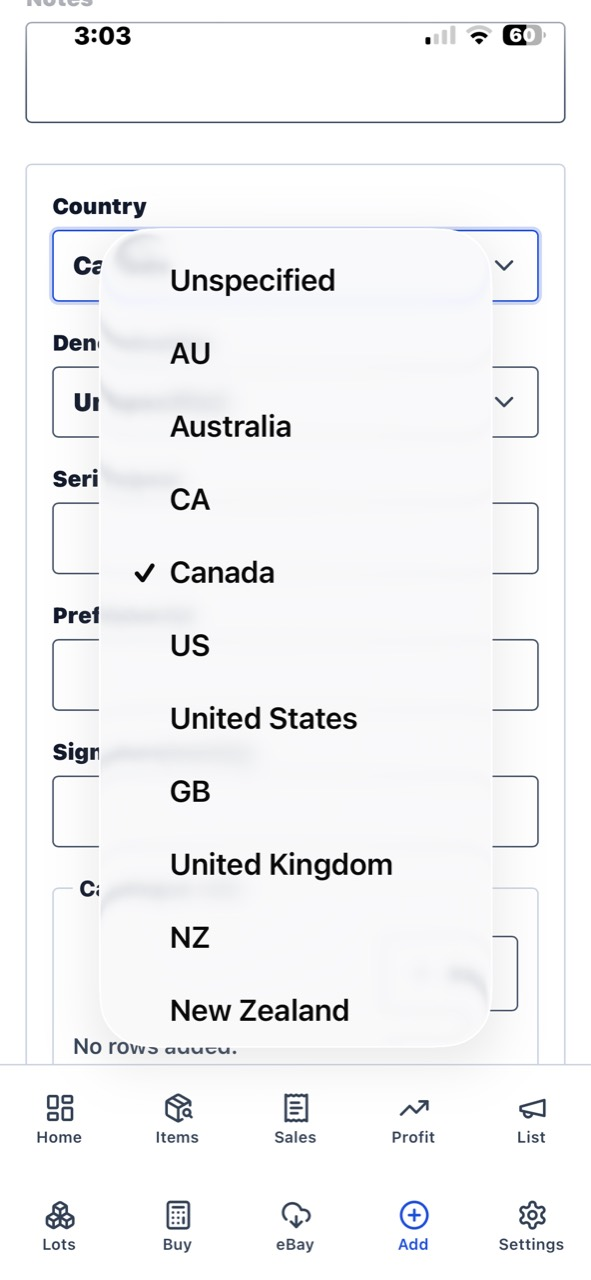
#> input picture evidence/sprint23/round2-add-country-picker-open.jpg, 591 x 1280 px
$ python -i fixup.py   (imports and definitions only)
#> lines starting #> are read from the running program, lines starting #| are printed output that depends on the picture
from __future__ import annotations

from dataclasses import dataclass
from io import BytesIO
import importlib.util
import math
import uuid

from django.conf import settings
from django.core.exceptions import ValidationError
from django.db import transaction
from PIL import Image, ImageEnhance, ImageOps, ImageStat, UnidentifiedImageError

from apps.photos.models import PhotoAsset, PhotoDerivative
from apps.photos.services import MediaService
from integrations.storage import LocalFileStorageAdapter


PHOTO_FIXUP_OPERATIONS = [
    "exif_orientation",
    "conservative_autocrop",
    "straighten_rotate",
    "gray_world_white_balance",
    "gentle_auto_levels",
    "local_background_cleanup",
]
PROHIBITED_PHOTO_FIXUP_STEPS = [
    "generative_fill",
    "retouch",
    "beautify",
    "scratch_removal",
    "wear_removal",
    "condition_smoothing",
    "shine_boost",
    "gloss_boost",
]


@dataclass(frozen=True)
class PipelineResult:
    image: Image.Image
    operations: list[dict]
    background_mode: str


class LocalPhotoFixupPipeline:
    """Conservative local-only photo cleanup for user-owned images."""

    pipeline_version = "sprint17-local-v1"

    def run(self, image: Image.Image, parameters: dict | None = None) -> PipelineResult:
        parameters = self._normalise_parameters(parameters or {})
        operations: list[dict] = []

        current = ImageOps.exif_transpose(image).convert("RGB")
        operations.append({"name": "exif_orientation", "mode": "local"})

        current = self._rotate(current, parameters["rotate_degrees"])
        operations.append(
            {
                "name": "straighten_rotate",
                "degrees": parameters["rotate_degrees"],
                "mode": "manual" if parameters["rotate_degrees"] else "conservative_noop",
            }
        )

        before_size = current.size
        current, crop_box = self._autocrop(current)
        operations.append(
            {
                "name": "conservative_autocrop",
                "before_size": before_size,
                "after_size": current.size,
                "crop_box": crop_box,
            }
        )

        current = self._copy_with_longest_side(current, 2000)
        current, white_balance = self._white_balance(current)
        operations.append({"name": "gray_world_white_balance", **white_balance})

        current = self._gentle_levels(
            current,
            exposure_delta=parameters["exposure_delta"],
            contrast_delta=parameters["contrast_delta"],
        )
        operations.append(
            {
                "name": "gentle_auto_levels",
                "exposure_delta": parameters["exposure_delta"],
                "contrast_delta": parameters["contrast_delta"],
            }
        )

        current, background_mode = self._background_cleanup(current)
        operations.append({"name": "local_background_cleanup", "mode": background_mode})

        return PipelineResult(
            image=current,
            operations=operations,
            background_mode=background_mode,
        )

    def _normalise_parameters(self, parameters: dict) -> dict:
        return {
            "rotate_degrees": self._clamp_float(parameters.get("rotate_degrees", 0), -12, 12),
            "exposure_delta": self._clamp_float(parameters.get("exposure_delta", 0), -0.25, 0.25),
            "contrast_delta": self._clamp_float(parameters.get("contrast_delta", 0), -0.2, 0.2),
        }

    def _clamp_float(self, value, low: float, high: float) -> float:
        try:
            numeric = float(value)
        except (TypeError, ValueError):
            numeric = 0.0
        if not math.isfinite(numeric):
            numeric = 0.0
        return max(low, min(high, numeric))

    def _rotate(self, image: Image.Image, degrees: float) -> Image.Image:
        if abs(degrees) < 0.05:
            return image
        return image.rotate(degrees, resample=Image.Resampling.BICUBIC, expand=True, fillcolor="white")

    def _autocrop(self, image: Image.Image) -> tuple[Image.Image, tuple[int, int, int, int] | None]:
        bbox = self._foreground_bbox(image)
        if bbox is None:
            return image, None
        left, top, right, bottom = bbox
        width, height = image.size
        if left <= 1 and top <= 1 and right >= width - 1 and bottom >= height - 1:
            return image, None
        cropped = image.crop((left, top, right, bottom))
        if cropped.width < width * 0.35 or cropped.height < height * 0.35:
            return image, None
        return cropped, (left, top, right, bottom)

    def _foreground_bbox(self, image: Image.Image) -> tuple[int, int, int, int] | None:
        sample = image.copy()
        sample.thumbnail((500, 500))
        scale_x = image.width / sample.width
        scale_y = image.height / sample.height
        bg = self._corner_average(sample)
        mask = bytearray()
        for red, green, blue in sample.getdata():
            distance = abs(red - bg[0]) + abs(green - bg[1]) + abs(blue - bg[2])
            mask.append(255 if distance > 42 else 0)
        bbox = Image.frombytes("L", sample.size, bytes(mask)).getbbox()
        if bbox is None:
            return None
        margin_x = max(8, int(image.width * 0.04))
        margin_y = max(8, int(image.height * 0.04))
        left = max(0, int(bbox[0] * scale_x) - margin_x)
        top = max(0, int(bbox[1] * scale_y) - margin_y)
        right = min(image.width, int(math.ceil(bbox[2] * scale_x)) + margin_x)
        bottom = min(image.height, int(math.ceil(bbox[3] * scale_y)) + margin_y)
        return left, top, right, bottom

    def _corner_average(self, image: Image.Image) -> tuple[int, int, int]:
        width, height = image.size
        size = max(4, min(width, height, 32))
        boxes = [
            (0, 0, size, size),
            (width - size, 0, width, size),
            (0, height - size, size, height),
            (width - size, height - size, width, height),
        ]
        totals = [0.0, 0.0, 0.0]
        count = 0
        for box in boxes:
            stat = ImageStat.Stat(image.crop(box))
            for index, mean in enumerate(stat.mean[:3]):
                totals[index] += mean
            count += 1
        return tuple(int(round(total / count)) for total in totals)

    def _copy_with_longest_side(self, image: Image.Image, max_side: int) -> Image.Image:
        copy = image.copy()
        copy.thumbnail((max_side, max_side))
        return copy

    def _white_balance(self, image: Image.Image) -> tuple[Image.Image, dict]:
        stat = ImageStat.Stat(image)
        means = stat.mean[:3]
        gray = sum(means) / 3
        scales = [max(0.92, min(1.08, gray / mean)) if mean else 1.0 for mean in means]
        channels = []
        for channel, scale in zip(image.split(), scales, strict=True):
            channels.append(channel.point(lambda value, s=scale: max(0, min(255, int(value * s)))))
        return Image.merge("RGB", channels), {
            "scales": [round(scale, 4) for scale in scales],
        }

    def _gentle_levels(
        self,
        image: Image.Image,
        *,
        exposure_delta: float,
        contrast_delta: float,
    ) -> Image.Image:
        current = ImageOps.autocontrast(image, cutoff=0.5)
        current = ImageEnhance.Brightness(current).enhance(1.0 + exposure_delta)
        current = ImageEnhance.Contrast(current).enhance(1.04 + contrast_delta)
        return current

    def _background_cleanup(self, image: Image.Image) -> tuple[Image.Image, str]:
        probe = LocalBackgroundModelProbe()
        if probe.available():
            return image, "offline_model_available_not_configured"
        bg = self._corner_average(image)
        cleaned = image.copy()
        pixels = []
        for red, green, blue in cleaned.getdata():
            distance = abs(red - bg[0]) + abs(green - bg[1]) + abs(blue - bg[2])
            bright = (red + green + blue) / 3
            if distance < 58 and bright > 150:
                pixels.append((255, 255, 255))
            else:
                pixels.append((red, green, blue))
        cleaned.putdata(pixels)
        return cleaned, "local_threshold_fallback"


class LocalBackgroundModelProbe:
    def available(self) -> bool:
        model_path = getattr(settings, "PHOTO_FIXUP_BACKGROUND_MODEL_PATH", "")
        return bool(
            model_path
            and importlib.util.find_spec("onnxruntime")
            and importlib.util.find_spec("rembg")
        )


# [143 lines that did not run here, left out]

>>> from PIL import Image
>>> picture = Image.open('../../../evidence/sprint23/round2-add-country-picker-open.jpg')
#> picture is the input picture: PIL image 591x1280 RGB; mean R, G, B 243.4, 243.8, 244.9
>>> result = LocalPhotoFixupPipeline().run(picture)
#> in _foreground_bbox, `sample.thumbnail((500, 500))`:
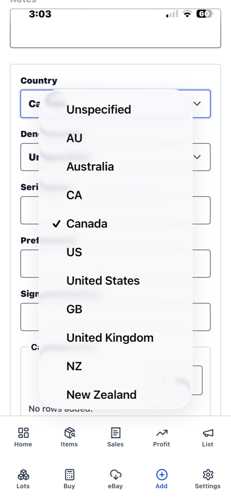
#> sample: PIL image 231x500 RGB; mean R, G, B 243.3, 243.7, 244.8
#> after the loop in _corner_average, `for box in boxes:`: count = 4; totals = [963.6, 966, 969.3]
#> in _foreground_bbox, `bg = self._corner_average(sample)`: bg = (241, 242, 242)
#> the loop in _foreground_bbox, `for red, green, blue in sample.getdata():` made 115500 passes
#> (red, green, blue, distance) on passes 1 to 3: (255, 255, 255, 40), (255, 255, 255, 40), (255, 255, 255, 40)
#> in _foreground_bbox, `bbox = Image.frombytes("L", sample.size, bytes(mask)).getbbox()`: bbox = (9, 0, 222, 490)
#> in _foreground_bbox, `left = max(0, int(bbox[0] * scale_x) - margin_x)`: left = 0
#> in _foreground_bbox, `right = min(image.width, int(math.ceil(bbox[2] * scale_x)) + margin_x)`: right = 591
#> in _foreground_bbox, `bottom = min(image.height, int(math.ceil(bbox[3] * scale_y)) + margin_y)`: bottom = 1280
#> in _autocrop, `bbox = self._foreground_bbox(image)`: bbox = (0, 0, 591, 1280)
#> in _autocrop, `left, top, right, bottom = bbox`: left = 0; right = 591; bottom = 1280
#> in _white_balance, `means = stat.mean[:3]`: means = [243.4, 243.8, 244.9]
#> in _white_balance, `gray = sum(means) / 3`: gray = 244
#> in _white_balance, `scales = [max(0.92, min(1.08, gray / mean)) if mean else 1.0 for mean ..`: scales = [1, 1, 0.996]
#> the loop in _white_balance, `for channel, scale in zip(image.split(), scales, strict=True):` made 3 passes
#> scale on passes 1 to 3: 1, 1, 0.996
#> after the loop in _white_balance, `for channel, scale in zip(image.split(), scales, strict=True):`: channels = 3 items
#> in run, `current, white_balance = self._white_balance(current)`: white_balance = {'scales': [1, 1, 0.996]}
#> in run, `current, background_mode = self._background_cleanup(current)`: background_mode = 'offline_model_available_not_configured'

$ run again, on evidence/sprint23/round2-add-denomination-picker-open.jpg
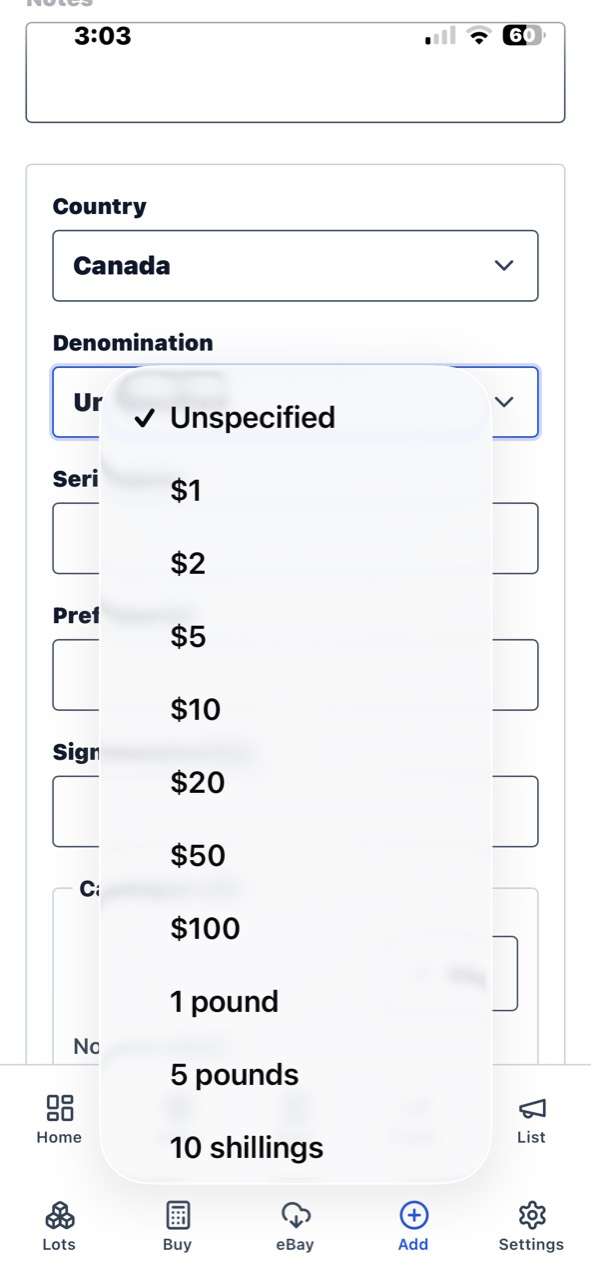
#> input picture evidence/sprint23/round2-add-denomination-picker-open.jpg, 591 x 1280 px
#> picture is the input picture: PIL image 591x1280 RGB; mean R, G, B 243.6, 244.1, 245.4
#> in _foreground_bbox, `sample.thumbnail((500, 500))`:
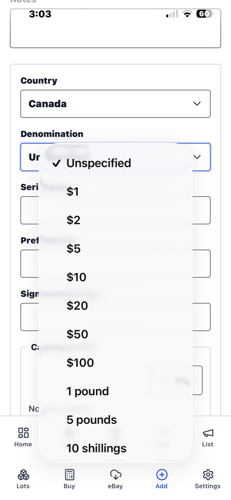
#> sample: PIL image 231x500 RGB; mean R, G, B 243.6, 244, 245.3
#> after the loop in _corner_average, `for box in boxes:`: count = 4; totals = [963.5, 965.9, 969.2]
#> bg = (241, 241, 242)
#> the loop in _foreground_bbox, `for red, green, blue in sample.getdata():` made 115500 passes
#> (red, green, blue, distance) on passes 1 to 3: (255, 255, 255, 41), (255, 255, 255, 41), (255, 255, 255, 41)
#> in _foreground_bbox, `bbox = Image.frombytes("L", sample.size, bytes(mask)).getbbox()`: bbox = (9, 0, 222, 490)
#> in _foreground_bbox, `left = max(0, int(bbox[0] * scale_x) - margin_x)`: left = 0
#> in _foreground_bbox, `right = min(image.width, int(math.ceil(bbox[2] * scale_x)) + margin_x)`: right = 591
#> in _foreground_bbox, `bottom = min(image.height, int(math.ceil(bbox[3] * scale_y)) + margin_y)`: bottom = 1280
#> in _autocrop, `bbox = self._foreground_bbox(image)`: bbox = (0, 0, 591, 1280)
#> in _autocrop, `left, top, right, bottom = bbox`: left = 0; right = 591; bottom = 1280
#> means = [243.6, 244.1, 245.4]
#> gray = 244.4
#> scales = [1, 1, 0.996]
#> the loop in _white_balance, `for channel, scale in zip(image.split(), scales, strict=True):` made 3 passes
#> scale on passes 1 to 3: 1, 1, 0.996
#> after the loop in _white_balance, `for channel, scale in zip(image.split(), scales, strict=True):`: channels = 3 items
#> white_balance = {'scales': [1, 1, 0.996]}
#> background_mode = 'offline_model_available_not_configured'

$ run again, on evidence/sprint23/round2-edit-country-picker-open.jpg
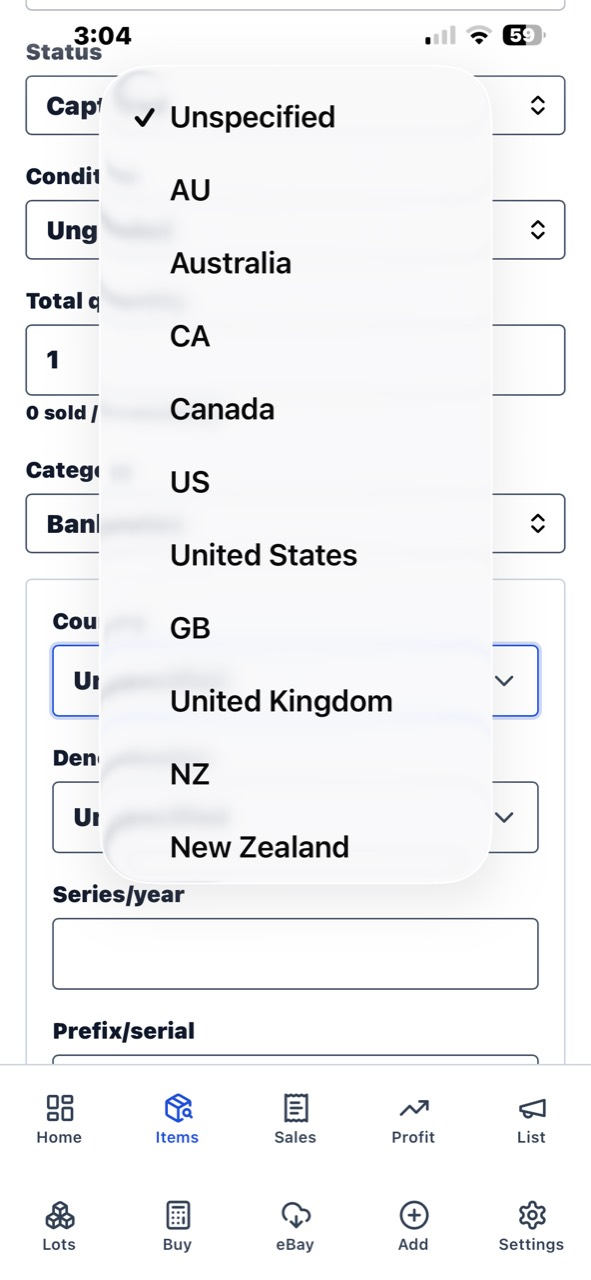
#> input picture evidence/sprint23/round2-edit-country-picker-open.jpg, 591 x 1280 px
#> picture is the input picture: PIL image 591x1280 RGB; mean R, G, B 241.5, 241.9, 243.2
#> in _foreground_bbox, `sample.thumbnail((500, 500))`:
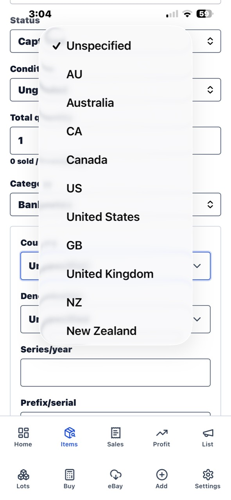
#> sample: PIL image 231x500 RGB; mean R, G, B 241.4, 241.8, 243.1
#> after the loop in _corner_average, `for box in boxes:`: count = 4; totals = [951.4, 954.1, 958]
#> bg = (238, 239, 239)
#> the loop in _foreground_bbox, `for red, green, blue in sample.getdata():` made 115500 passes
#> (red, green, blue, distance) on passes 1 to 3: (255, 255, 255, 49), (255, 255, 255, 49), (255, 255, 255, 49)
#> in _foreground_bbox, `bbox = Image.frombytes("L", sample.size, bytes(mask)).getbbox()`: bbox = (0, 0, 231, 500)
#> in _foreground_bbox, `left = max(0, int(bbox[0] * scale_x) - margin_x)`: left = 0
#> in _foreground_bbox, `right = min(image.width, int(math.ceil(bbox[2] * scale_x)) + margin_x)`: right = 591
#> in _foreground_bbox, `bottom = min(image.height, int(math.ceil(bbox[3] * scale_y)) + margin_y)`: bottom = 1280
#> in _autocrop, `bbox = self._foreground_bbox(image)`: bbox = (0, 0, 591, 1280)
#> in _autocrop, `left, top, right, bottom = bbox`: left = 0; right = 591; bottom = 1280
#> means = [241.5, 241.9, 243.2]
#> gray = 242.2
#> scales = [1, 1, 0.996]
#> the loop in _white_balance, `for channel, scale in zip(image.split(), scales, strict=True):` made 3 passes
#> scale on passes 1 to 3: 1, 1, 0.996
#> after the loop in _white_balance, `for channel, scale in zip(image.split(), scales, strict=True):`: channels = 3 items
#> white_balance = {'scales': [1, 1, 0.996]}
#> background_mode = 'offline_model_available_not_configured'

$ run again, on evidence/sprint23/round2-edit-denomination-picker-open.jpg
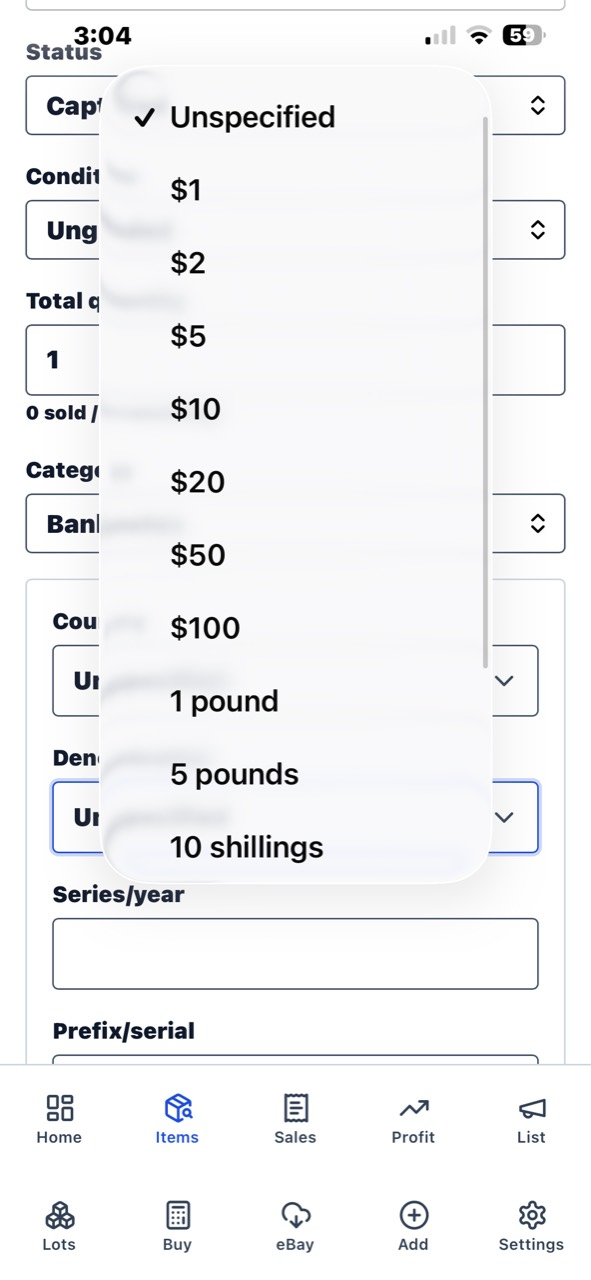
#> input picture evidence/sprint23/round2-edit-denomination-picker-open.jpg, 591 x 1280 px
#> picture is the input picture: PIL image 591x1280 RGB; mean R, G, B 242.1, 242.5, 243.7
#> in _foreground_bbox, `sample.thumbnail((500, 500))`:
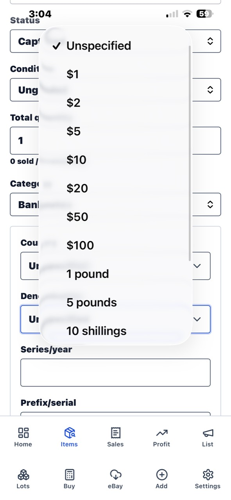
#> sample: PIL image 231x500 RGB; mean R, G, B 242, 242.3, 243.6
#> after the loop in _corner_average, `for box in boxes:`: count = 4; totals = [951.4, 954.1, 958]
#> bg = (238, 239, 239)
#> the loop in _foreground_bbox, `for red, green, blue in sample.getdata():` made 115500 passes
#> (red, green, blue, distance) on passes 1 to 3: (255, 255, 255, 49), (255, 255, 255, 49), (255, 255, 255, 49)
#> in _foreground_bbox, `bbox = Image.frombytes("L", sample.size, bytes(mask)).getbbox()`: bbox = (0, 0, 231, 500)
#> in _foreground_bbox, `left = max(0, int(bbox[0] * scale_x) - margin_x)`: left = 0
#> in _foreground_bbox, `right = min(image.width, int(math.ceil(bbox[2] * scale_x)) + margin_x)`: right = 591
#> in _foreground_bbox, `bottom = min(image.height, int(math.ceil(bbox[3] * scale_y)) + margin_y)`: bottom = 1280
#> in _autocrop, `bbox = self._foreground_bbox(image)`: bbox = (0, 0, 591, 1280)
#> in _autocrop, `left, top, right, bottom = bbox`: left = 0; right = 591; bottom = 1280
#> means = [242.1, 242.5, 243.7]
#> gray = 242.7
#> scales = [1, 1, 0.996]
#> the loop in _white_balance, `for channel, scale in zip(image.split(), scales, strict=True):` made 3 passes
#> scale on passes 1 to 3: 1, 1, 0.996
#> after the loop in _white_balance, `for channel, scale in zip(image.split(), scales, strict=True):`: channels = 3 items
#> white_balance = {'scales': [1, 1, 0.996]}
#> background_mode = 'offline_model_available_not_configured'
